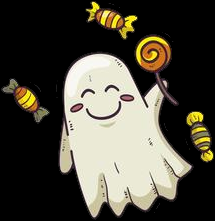
#> input picture 7sem/candy_ghost.png, 215 x 221 px
$ python lab.py
#> lines starting #> are read from the running program, lines starting #| are printed output that depends on the picture; after the words box and inside, x2 and y2 are one past the last pixel; in counts of white or black regions, pixels touching at a corner belong together
import os
import cv2
import numpy as np
import matplotlib.pyplot as plt
import datetime
import time

cg = cv2.imread('candy_ghost.png')[:, :, ::-1]
pg = cv2.imread('pampkin_ghost.png')[:, :, ::-1]
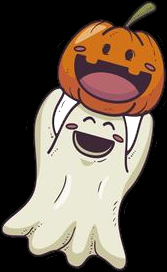
#> input picture 7sem/pampkin_ghost.png, 167 x 272 px
sg = cv2.imread('scary_ghost.png')[:, :, ::-1]
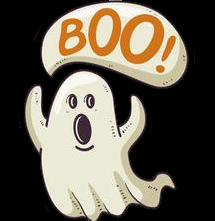
#> input picture 7sem/scary_ghost.png, 215 x 221 px
phone = cv2.imread('lab7.png')[:, :, ::-1]
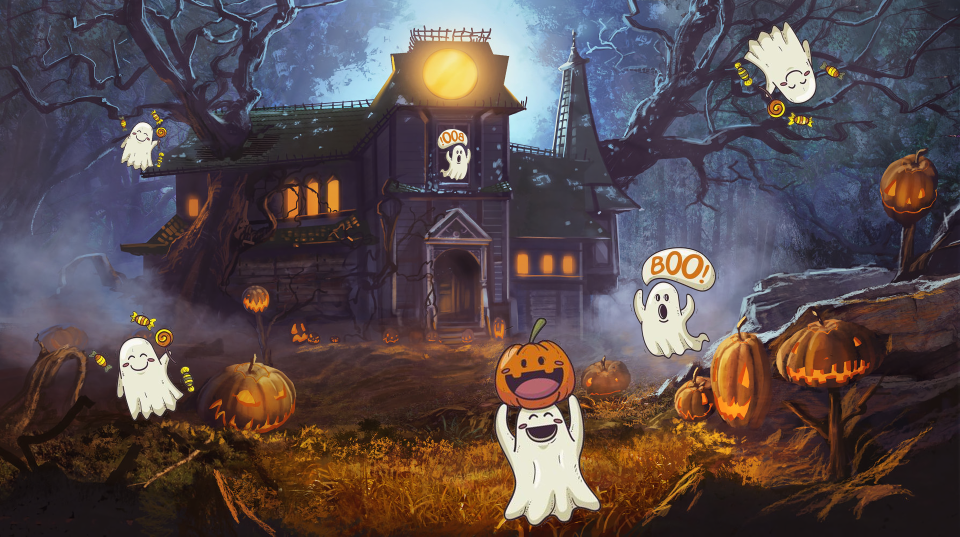
#> input picture 7sem/lab7.png, 1920 x 1073 px (shown at 1/2 size)

def search_point(img1, img2):
    orb = cv2.ORB_create()
    queryKP, queryDes = orb.detectAndCompute(img1, None)
    trainKP, trainDes = orb.detectAndCompute(img2, None)
    matcher = cv2.BFMatcher(cv2.NORM_HAMMING, crossCheck=True)
    matches = matcher.match(queryDes, trainDes)
    matches = sorted(matches, key=lambda x: x.distance)

    #final_img = cv2.drawMatches(img1, queryKP, img2, trainKP, matches[:100], None)

    good_matches = matches

    query_pts = np.float32([queryKP[m.queryIdx].pt for m in good_matches]).reshape(-1, 1, 2)
    train_pts = np.float32([trainKP[m.trainIdx].pt for m in good_matches]).reshape(-1, 1, 2)

    H, _ = cv2.findHomography(query_pts, train_pts, cv2.RANSAC, 5.0)

    h, w = img1.shape[:2]
    object_corners = np.array([[0, 0], [0, h - 1], [w - 1, h - 1], [w - 1, 0]], dtype=np.float32).reshape(-1, 1, 2)

    s = cv2.perspectiveTransform(object_corners, H)

    l = np.copy(img2)
    img_with_object_highlighted = cv2.polylines(l, [np.int32(s)], isClosed=True, color=(0, 255, 0), thickness=2)

    # final_img = cv2.resize(final_img, (1000, 650))
    # plt.imshow(final_img)
    # plt.show()
    return len(matches)
    # plt.imshow(img_with_object_highlighted)
    # plt.show()
    #return img_with_object_highlighted


def search_contours(img):
    im = img.copy()
    im = cv2.cvtColor(im, cv2.COLOR_RGB2GRAY)
    im = cv2.GaussianBlur(im, (25,25), 0)
    _, thresh = cv2.threshold(im, 190, 255, cv2.THRESH_BINARY)
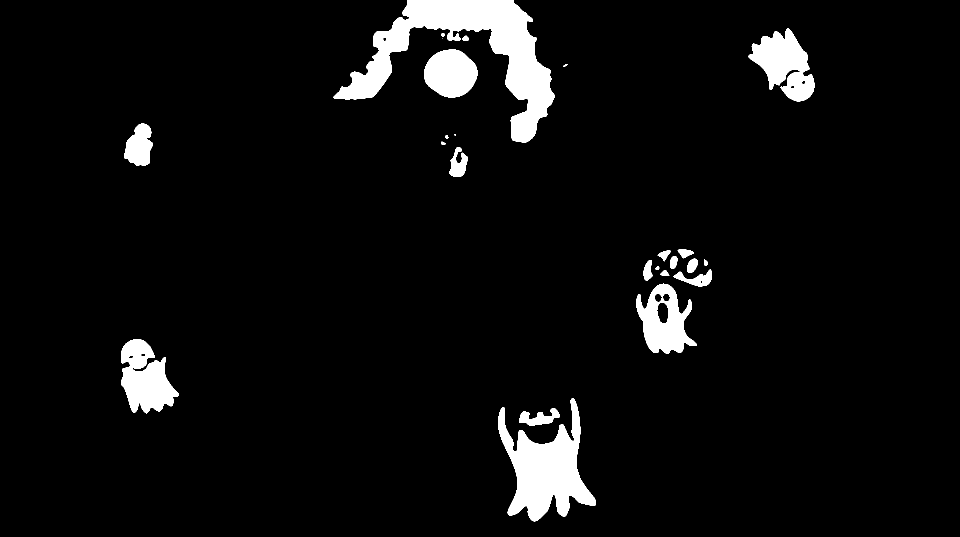
#> thresh: shape (1073, 1920) (shown at 1/2 size); 5.3% white; 25 white regions (2 under 20 px)
    contours, _ = cv2.findContours(thresh, cv2.RETR_TREE, cv2.CHAIN_APPROX_SIMPLE)
#> contours = 34 contours, 3 with area under 20; largest, box (x1, y1, x2, y2) and area: (667, 0, 1110, 285) 37708, (996, 796, 1192, 1043) 21748, (1497, 57, 1629, 203) 10431, (242, 678, 358, 827) 10393, (1272, 567, 1394, 708) 9994

    arr = []
    for i in contours:
        if cv2.contourArea(i)>1100:
            arr.append(i)
#> this loop made 34 passes
#> i on pass 27: [[885, 77]]
#> after the loop, arr = 9 contours; largest, box (x1, y1, x2, y2) and area: (667, 0, 1110, 285) 37708, (996, 796, 1192, 1043) 21748, (1497, 57, 1629, 203) 10431, (242, 678, 358, 827) 10393, (1272, 567, 1394, 708) 9994
    contours = arr.copy()
#> contours has the same summary as arr

    for i in range(len(contours)):
        for j in range(len(contours) - i - 1):
            if cv2.contourArea(contours[j]) > cv2.contourArea(contours[j+1]):
                contours[j], contours[j+1] = contours[j+1], contours[j]
#> this loop made 9 passes

    buf = []

    for i in contours[::-1]:
        flag = 0
        x1,y1,w1,h1 = cv2.boundingRect(i)
        for j in contours[::-1]:
            x2, y2, w2, h2 = cv2.boundingRect(j)
            if x2<x1 and y2<y1 and x2+w2 > x1+w1 and y2+h2 > y1+h1:
                flag=1
                break
        if flag==0:
            buf.append(i)
#> this loop made 9 passes
#> (x1, y1, w1, h1) on passes 1 to 9: (667, 0, 443, 285), (996, 796, 196, 247), (1497, 57, 132, 146), (242, 678, 116, 149), (1272, 567, 122, 141), (848, 99, 107, 96), (248, 247, 58, 85), (1038, 816, 82, 35), (898, 294, 38, 60)
#> after the loop, buf = 7 contours; box (x1, y1, x2, y2) and area: (667, 0, 1110, 285) 37708, (996, 796, 1192, 1043) 21748, (1497, 57, 1629, 203) 10431, (242, 678, 358, 827) 10393, (1272, 567, 1394, 708) 9994, (248, 247, 306, 332) 3274, (898, 294, 936, 354) 1182

    res_arr = []

    for i in buf:
        if cv2.contourArea(i)<37000:
            x, y, w, h = cv2.boundingRect(i)
            res_arr.append((x,y,w,h))
            #cv2.rectangle(res, (x, y), (x + w, y + h), (0, 0, 255), 5)
            arr.append(i)
#> this loop made 7 passes
#> after the loop, arr = 15 contours; largest, box (x1, y1, x2, y2) and area: (667, 0, 1110, 285) 37708, (996, 796, 1192, 1043) 21748, (996, 796, 1192, 1043) 21748, (1497, 57, 1629, 203) 10431, (1497, 57, 1629, 203) 10431; res_arr = [(996, 796, 196, 247), (1497, 57, 132, 146), (242, 678, 116, 149), (1272, 567, 122, 141), (248, 247, 58, 85), (898, 294, 38, 60)]

    return res_arr

def f(arr):
    x,y,w,h = arr
    result = phone[y-20:y+h+20, x-20:x+w+20]
    # plt.imshow(result)
    # plt.show()
    return result

def g(p,s,c):
    if p>s and p>c:
        return 'p'
    if s>c and s>p:
        return 's'
    if c>s and c>p:
        return 'c'

def task():
    arr = search_contours(phone)
#> arr has the same summary as res_arr in search_contours
    img = phone.copy()

    res = {'p':(0, 255, 255), 's':(0, 0, 255), 'c':(0, 255, 0)}

    for i in range(len(arr)):
        crop=f(arr[i])
        p = search_point(pg, crop)
        s = search_point(sg, crop)
        c = search_point(cg, crop)

        x, y, w, h = arr[i]
        color = res[g(p,s,c)]
        img = cv2.rectangle(img, (x - 20, y - 20), (x + w + 20, y + h), color, 3)
#> this loop made 6 passes
#> (x, y, w, h, p) on passes 1, 2, 4, 5, 6: (996, 796, 196, 247, 129), (1497, 57, 132, 146, 76), (1272, 567, 122, 141, 71), (248, 247, 58, 85, 29), (898, 294, 38, 60, 13)
#> (x, y, w, h, p) on pass 3: (242, 678, 116, 149, 64)
#> pass 1, in f, `result = phone[y-20:y+h+20, x-20:x+w+20]`:
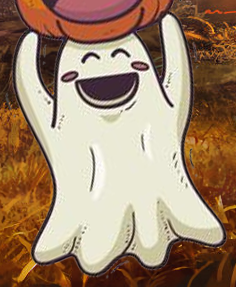
#> result: shape (287, 236, 3); mean R, G, B 160.6, 133.7, 109.4
#> after the loop:
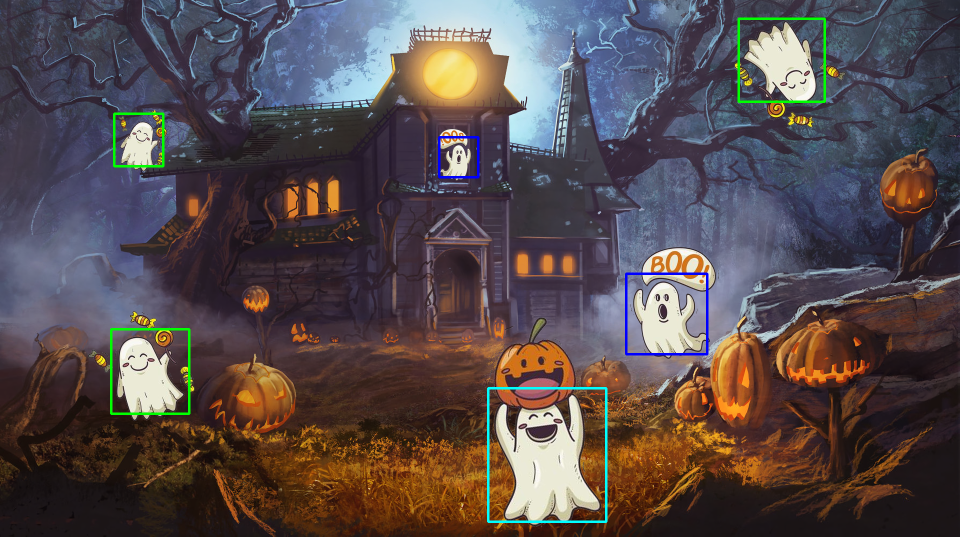
#> img: shape (1073, 1920, 3) (shown at 1/2 size); mean R, G, B 86.3, 75.2, 76.5

    img = cv2.resize(img[:,:,::-1], (1280, 720))
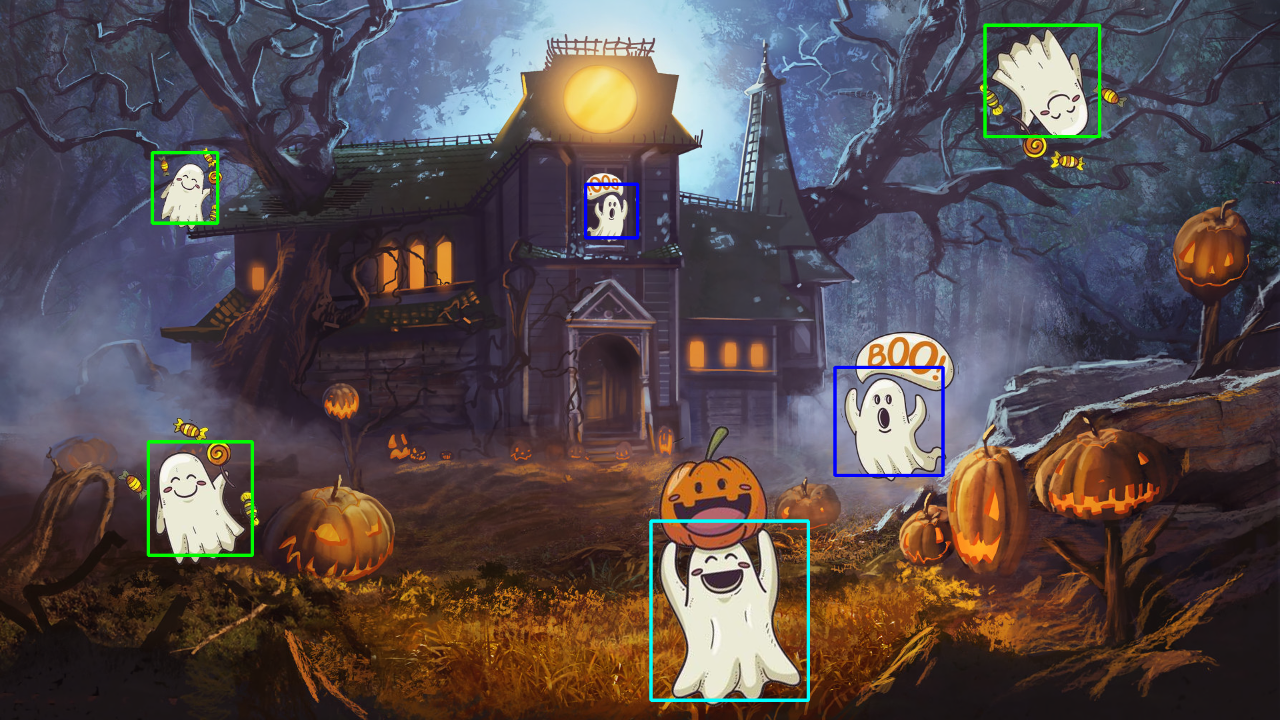
#> img: shape (720, 1280, 3); mean B, G, R 76.4, 75.1, 86.2
    cv2.imshow('Ghosts on picture', img)

    cv2.waitKey(0)

task()
